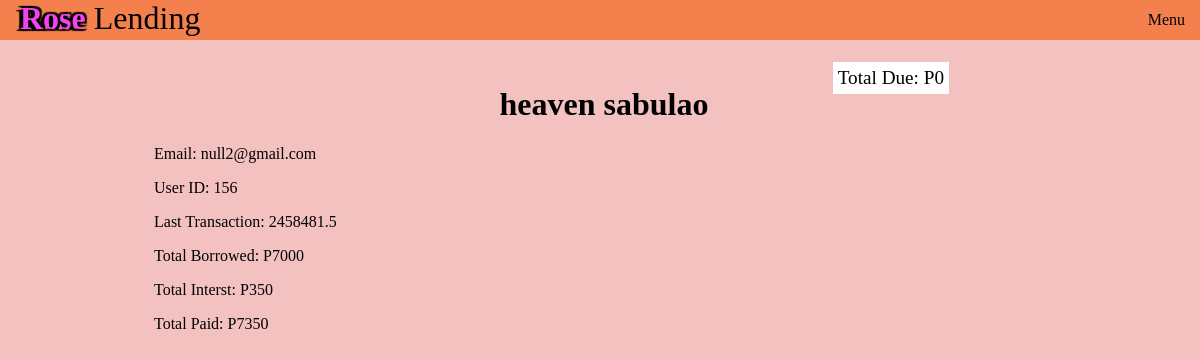
The app's page /user/156 with its own data.
### tables this page shows
CREATE TABLE info("id" integer primary key autoincrement, "email" varch(255) not null unique, "lastName" varchar(255) not null, "firstName" varchar(255) not null, "birthYear"int not null, "password" varchar(255) not null);

CREATE TABLE transactions("id" int non null, "action" int non null, "amount" int non null, "date" int non null);

### app.py (the view)
@app.route("/user/<int:user_id>")
def user(user_id):
	amounts = [0,0,0,0]
	id = user_id
	users = db.execute(f"SELECT * from info WHERE id = {id};")
	action = db.execute(f"SELECT * from transactions WHERE id = {id};")
	recent = db.execute(f"SELECT * FROM transactions where id = {id} ORDER BY DATE DESC LIMIT 0,1;")
	amounts[0] = db.execute(f"select sum(amount) from transactions where action = 1 and id = {id};")
	amounts[1] = db.execute(f"select sum(amount) from transactions where action = -1 and id = {id};")
	amounts[2] = db.execute(f"select sum(amount) from transactions where action = 0 and id = {id};")
	amounts[3] = amounts[0][0]["sum(amount)"] + amounts[2][0]["sum(amount)"] - amounts[1][0]["sum(amount)"]
	return render_template("user.html", users=users, recent=recent, amounts=amounts)

### templates/user.html
{% extends "layout.html" %}
{% block body%}
	<div class="content">
		<h1 class="name">
		{{ users[0]["firstName"] }}
		{{ users[0]["lastName"] }}
		</h1>
		<p>Email: {{ users[0]["email"] }} </p>
		<p>User ID: {{ users[0]["id"] }} </p>
		<p>Last Transaction: {{ recent[0]["date"] }} </p>
		<p> Total Borrowed: P{{ amounts[0][0]["sum(amount)"] }} </p>
		<p> Total Interst: P{{ amounts[2][0]["sum(amount)"] }} </p>
		<p> Total Paid: P{{ amounts[1][0]["sum(amount)"] }} </p>
		<div class="total">
		Total Due: P{{ amounts[3] }}
		</div>
	</div>
{% endblock %}

### static/css/main7.css (style rules this page uses)
body { margin-top: 40px; background-color: rgb(244, 193, 193); }
.content { position: absolute; top: 55px; left: 12%; width: 75%; z-index: -1; padding: 10px; }
.name { text-align: center; }
.total { position: absolute; top: 7px; right: 12.5%; font-size: 1.2em; background-color: white; padding: 5px; }

### records on screen
info: firstName "heaven", lastName "sabulao", email "null2@gmail.com", id "156"
transactions: date "2458481.5"

### other values on screen
{{ amounts[0][0]["sum(amount)"] }} "7000"
{{ amounts[2][0]["sum(amount)"] }} "350"
{{ amounts[1][0]["sum(amount)"] }} "7350"
{{ amounts[3] }} "0"
